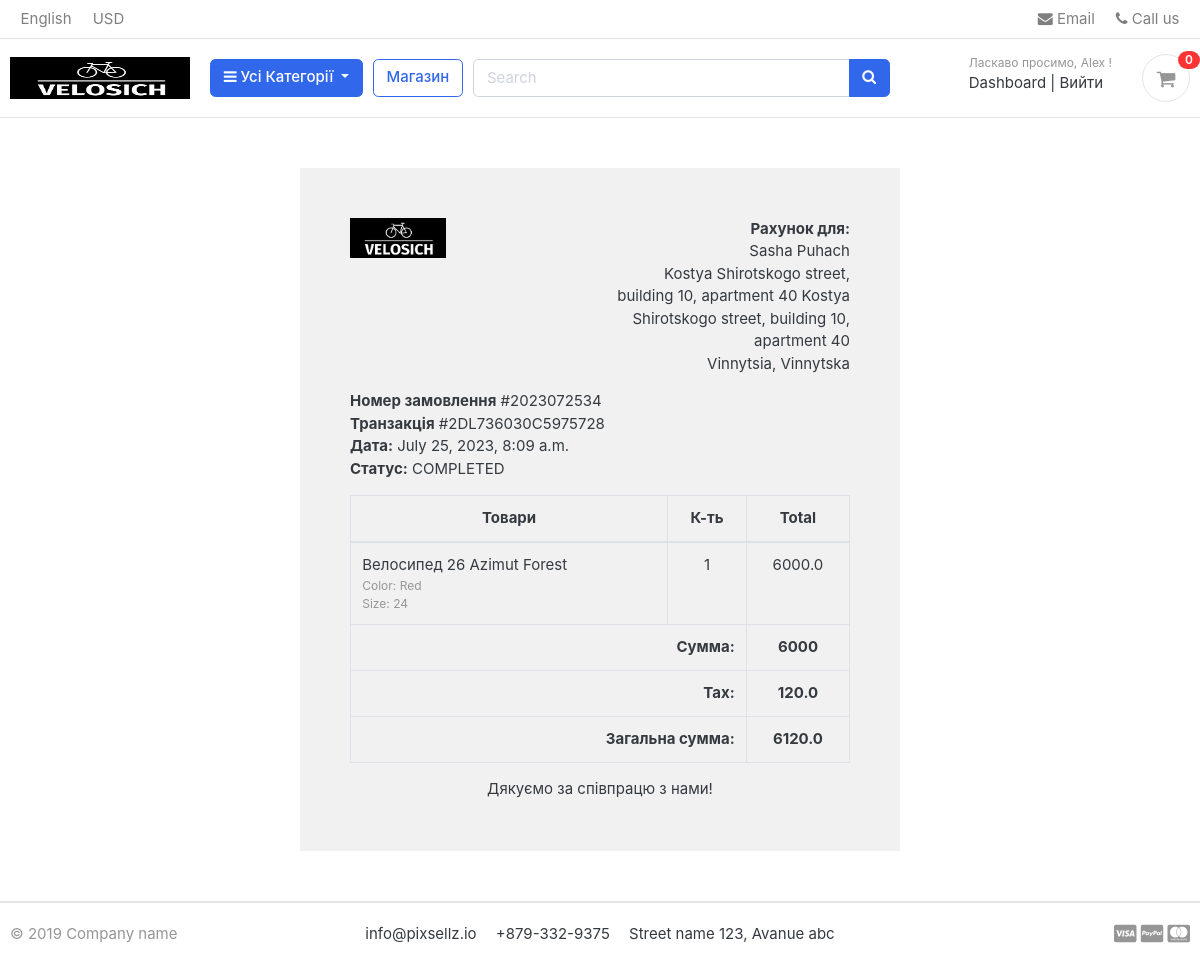
Screenshot of /accounts/order_detail/2023072534/ (signed in) with the database file from the repository.
### accounts/models.py (models this page shows, shortened)
class Account(AbstractBaseUser):
    first_name = models.CharField(max_length=50)
    last_name = models.CharField(max_length=50)
    username = models.CharField(max_length=50, unique=True)
    email = models.EmailField(max_length=100, unique=True)
    phone_number = models.CharField(max_length=50)
    date_joined = models.DateTimeField(auto_now_add=True)
    last_login = models.DateTimeField(auto_now=True)
    is_admin = models.BooleanField(default=False)
    is_staff = models.BooleanField(default=False)
    is_active = models.BooleanField(default=False)
    is_superadmin = models.BooleanField(default=False)
    USERNAME_FIELD = 'email'
    REQUIRED_FIELDS = ["username", "first_name", "last_name"]
    objects = MyAccountManager()

### orders/models.py (models this page shows, shortened)
class Order(models.Model):
    STATUS = (
        ('New', 'New'),
        ('Accepted', 'Accepted'),
        ('Completed', 'Completed'),
        ('Cancelled', 'Cancelled'),
    )
    user = models.ForeignKey(Account, on_delete=models.SET_NULL, null=True)
    payment = models.ForeignKey(Payment, on_delete=models.SET_NULL, blank=True, null=True)
    order_number = models.CharField(max_length=20)
    first_name = models.CharField(max_length=50)
    last_name = models.CharField(max_length=50)
    phone = models.CharField(max_length=15)
    email = models.EmailField(max_length=50)
    address_line_1 = models.CharField(max_length=100)
    address_line_2 = models.CharField(max_length=100, blank=True)
    state = models.CharField(max_length=50)
    city = models.CharField(max_length=50)
    order_note = models.CharField(max_length=500, blank=True)
    order_total = models.FloatField()
    tax = models.FloatField()
    status = models.CharField(max_length=10, choices=STATUS, default="New")
    ip = models.CharField(blank=True, max_length=20)
    is_ordered = models.BooleanField(default=False)
    created_at = models.DateTimeField(auto_now_add=True)
    updated_at = models.DateTimeField(auto_now=True)
    def full_name(self):
        return f"{self.first_name} {self.last_name}"
    def full_address(self):
        return f"{self.address_line_1} {self.address_line_2}"

class Payment(models.Model):
    user = models.ForeignKey(Account, on_delete=models.CASCADE)
    payment_id = models.CharField(max_length=100)
    payment_method = models.CharField(max_length=100)
    amount_paid = models.CharField(max_length=100)
    status = models.CharField(max_length=100)
    created_at = models.DateTimeField(auto_now_add=True)

class OrderProduct(models.Model):
    order = models.ForeignKey(Order, on_delete=models.CASCADE)
    payment = models.ForeignKey(Payment, on_delete=models.SET_NULL, blank=True, null=True)
    user = models.ForeignKey(Account, on_delete=models.CASCADE)
    product = models.ForeignKey(Product, on_delete=models.CASCADE)
    variation = models.ManyToManyField(Variation, blank=True)
    quantity = models.IntegerField()
    product_price = models.FloatField()
    ordered = models.BooleanField(default=False)
    created_at = models.DateTimeField(auto_now_add=True)
    updated_at = models.DateTimeField(auto_now=True)

### store/models.py (models this page shows, shortened)
class Product(models.Model):
    product_name = models.CharField(max_length=200, unique=True)
    slug = models.SlugField(max_length=200, unique=True)
    description = models.TextField(max_length=500, blank=True)
    price = models.IntegerField()
    images = models.ImageField(upload_to="photos/products")
    stock = models.IntegerField()
    is_available = models.BooleanField(default=True)
    category = models.ForeignKey(Category, on_delete=models.CASCADE)
    created_date = models.DateTimeField(auto_now_add=True)
    modified_date = models.DateTimeField(auto_now_add=True)

class Variation(models.Model):
    product = models.ForeignKey(Product, on_delete=models.CASCADE)
    variation_category = models.CharField(max_length=100, choices=variation_category_choice)
    variation_value = models.CharField(max_length=100)
    is_active = models.BooleanField(default=True)
    created_date = models.DateTimeField(auto_now=True)
    objects = VariationManager()

### accounts/views.py (the view)
# urls.py: path('order_detail/<int:order_id>/', views.order_detail, name="order_detail"),
@login_required(login_url='login')
def order_detail(request, order_id):
    order_detail = OrderProduct.objects.filter(order__order_number=order_id)
    order = Order.objects.get(order_number=order_id)
    subtotal = 0
    for i in order_detail:
        subtotal += i.product.price * i.quantity
    context = {
        'order_detail': order_detail,
        'order': order,
        'subtotal': subtotal,
    }
    return render(request, 'accounts/order_detail.html', context)

### templates/accounts/order_detail.html
{% extends 'base.html' %}
{% load static %}
{% block content %}
<div class="container" style="margin: 0 auto;width: 50%;padding: 50px;background: #f1f1f1;margin-top: 50px;margin-bottom: 50px;">
  <div class="row invoice row-printable">
      <div class="col-md-12">
          <div class="panel panel-default plain" id="dash_0">
              <div class="panel-body p30">
                  <div class="row">
                      <div class="col-lg-6">
                          <div class="invoice-logo"><img src="{% static '/images/logo-white.png' %}" alt="Invoice logo" style="max-height: 40px;"></div>
                      </div>
                      <div class="col-lg-6">
                          <div class="invoice-from">
                              <ul class="list-unstyled text-right">
                                  <li><strong>Рахунок для: </strong></li>
                                  <li>{{ order.full_name }}</li>
                                  <li>{{ order.full_address }}</li>
                                  <li>{{ order.city }}, {{ order.state }}</li>
                              </ul>
                          </div>
                      </div>
                      <div class="col-lg-12">
                          <div class="invoice-details mt25">
                              <div class="well">
                                  <ul class="list-unstyled mb0">
                                      <li><strong>Номер замовлення</strong> #{{ order.order_number }}</li>
                                      <li><strong>Транзакція</strong> #{{ order.payment.payment_id }}</li>
                                      <li><strong>Дата:</strong> {{ order.created_at }}</li>
                                      <li><strong>Статус:</strong> {{ order.payment.status }}</li>
                                  </ul>
                              </div>
                          </div>
                          <div class="invoice-items">
                              <div class="table-responsive" style="overflow: hidden; outline: none;" tabindex="0">
                                  <table class="table table-bordered">
                                      <thead>
                                          <tr>
                                              <th class="per70 text-center">Товари</th>
                                              <th class="per5 text-center">К-ть</th>
                                              <th class="per25 text-center">Total</th>
                                          </tr>
                                      </thead>
                                      <tbody>
                                        {% for item in order_detail %}
                                          <tr>
                                              <td>{{ item.product.product_name }}
                                                <p class="text-muted small">
                                                    {% if item.variation.all %}
                                                    {% for i in item.variation.all %}
                                                        {{ i.variation_category | capfirst }}: {{ i.variation_value | capfirst  }}<br>
                                                      {% endfor %}
                                                    {% endif %}
                                                  </p>
                                              </td>
                                              <td class="text-center">{{ item.quantity }}</td>
                                              <td class="text-center">{{ item.product_price }}</td>
                                          </tr>
                                          {% endfor %}
                                      </tbody>
                                      <tfoot>
                                          <tr>
                                              <th colspan="2" class="text-right">Сумма:</th>
                                              <th class="text-center">{{ subtotal }}</th>
                                          </tr>
                                          <tr>
                                              <th colspan="2" class="text-right">Tax:</th>
                                              <th class="text-center">{{ order.tax }}</th>
                                          </tr>
                                          <tr>
                                              <th colspan="2" class="text-right">Загальна сумма:</th>
                                              <th class="text-center">{{ order.order_total }}</th>
                                          </tr>
                                      </tfoot>
                                  </table>
                              </div>
                          </div>
                          <div class="invoice-footer mt25">
                              <p class="text-center">Дякуємо за співпрацю з нами!</p>
                          </div>
                      </div>
                  </div>
              </div>
          </div>
      </div>
  </div>
  </div>
{% endblock %}

### templates/base.html (shortened to what this page needs)
{% load static %}
<!DOCTYPE HTML>
<html lang="en">
<head>
<link href="{% static 'css/bootstrap.css' %}" rel="stylesheet" type="text/css"/>
<link href="{% static 'fonts/fontawesome/css/all.min.css' %}" type="text/css" rel="stylesheet">
<link href="{% static 'css/ui.css' %}" rel="stylesheet" type="text/css"/>
<link href="{% static 'css/responsive.css' %}" rel="stylesheet" media="only screen and (max-width: 1200px)" />
<link href="{% static 'css/custom.css' %}" rel="stylesheet" type="text/css"/>
<link rel="stylesheet" href="https://cdnjs.cloudflare.com/ajax/libs/font-awesome/4.7.0/css/font-awesome.min.css">
</head>
<body>
  {% include 'includes/navbar.html' %}
  {% block content %}
  {% endblock %}
  {% include 'includes/footer.html' %}

### templates/includes/navbar.html (shortened to what this page needs)
{% load static %}
<header class="section-header">
  <nav class="navbar p-md-0 navbar-expand-sm navbar-light border-bottom">
  <div class="container">
    <div class="collapse navbar-collapse" id="navbarTop4">
      <ul class="navbar-nav mr-auto">
        <li class="nav-item dropdown">
         <a href="#" class="nav-link">   English </a>
      </li>
      <li class="nav-item dropdown">
        <a href="#" class="nav-link"> USD </a>
      </li>
      </ul>
      <ul class="navbar-nav">
      <li><a href="#" class="nav-link"> <i class="fa fa-envelope"></i> Email </a></li>
      <li><a href="#" class="nav-link"> <i class="fa fa-phone"></i> Call us </a></li>
    </ul>
    </div>
  </div>
  </nav>
  <section class="header-main border-bottom">
    <div class="container">
  <div class="row align-items-center">
    <div class="col-lg-2 col-md-3 col-6">
      <a href="{% url 'home' %}" class="brand-wrap">
        <img class="logo" src="{% static 'images/logo-white.png' %}" style="width: 180px;" alt="logo">
      </a>
    </div>
    <div class="col-lg col-sm col-md col-6 flex-grow-0">
      <div class="category-wrap dropdown d-inline-block float-right">
        <button type="button" class="btn btn-primary dropdown-toggle" data-toggle="dropdown">
          <i class="fa fa-bars"></i> Усі Категорії
        </button>
      </div>
    </div>
    <a href="{% url 'store' %}" class="btn btn-outline-primary">Магазин</a>
    <div class="col-lg  col-md-6 col-sm-12 col">
      <form action="{% url 'search' %}" class="search" method="GET">
        <div class="input-group w-100">
            <input type="text" class="form-control" style="width:60%;" placeholder="Search" name="keyword">
            <div class="input-group-append">
              <button class="btn btn-primary" type="submit">
                <i class="fa fa-search"></i>
              </button>
            </div>
          </div>
      </form>
    </div>
    <div class="col-lg-3 col-sm-6 col-8 order-2 order-lg-3">
          <div class="d-flex justify-content-end mb-3 mb-lg-0">
            {% if user.id is None %}
            <div class="widget-header">
              <small class="title text-muted">Ласкаво просимо, гість!</small>
              <div>
                <a href="{% url 'login' %}">Увійти</a> <span class="dark-transp"> | </span>
                <a href="{% url 'register' %}"> Зареєструватися</a>
              </div>
            </div>
            {% else %}
            <div class="widget-header">
              <small class="title text-muted">Ласкаво просимо, {{user.first_name}} !</small>
              <div>
                <a href="{% url 'dashboard' %}">Dashboard</a> <span class="dark-transp"> | </span>
                <a href="{% url 'logout' %}"> Вийти</a>
              </div>
            </div>
            {% endif %}
            <a href="{% url 'cart' %}" class="widget-header pl-3 ml-3">
              <div class="icon icon-sm rounded-circle border"><i class="fa fa-shopping-cart"></i></div>
              <span class="badge badge-pill badge-danger notify">{{ cart_count }}</span>
            </a>
          </div>
        </div>
  </div>
    </div>
  </section>
  </header>

### templates/includes/footer.html (shortened to what this page needs)
<footer class="section-footer border-top">
	<div class="container">
		<section class="footer-bottom border-top row">
			<div class="col-md-2">
				<p class="text-muted"> &copy 2019 Company name </p>
			</div>
			<div class="col-md-8 text-md-center">
				<span  class="px-2">info@pixsellz.io</span>
				<span  class="px-2">+879-332-9375</span>
				<span  class="px-2">Street name 123, Avanue abc</span>
			</div>
			<div class="col-md-2 text-md-right text-muted">
				<i class="fab fa-lg fa-cc-visa"></i>
				<i class="fab fa-lg fa-cc-paypal"></i>
				<i class="fab fa-lg fa-cc-mastercard"></i>
			</div>
		</section>
	</div>
</footer>

### rows the page displays
Account: first_name "Alex"
Order: full_name "Sasha Puhach", full_address "Kostya Shirotskogo street, building 10, apartment 40 Kostya Shirotskogo street, building 10, apartment 40", city "Vinnytsia", state "Vinnytska", order_number "2023072534", payment.payment_id "2DL736030C5975728", created_at "July 25, 2023, 8:09 a.m.", payment.status "COMPLETED", tax "120.0", order_total "6120.0"
OrderProduct: product.product_name "Велосипед 26 Azimut Forest", quantity "1", product_price "6000.0"
Variation: variation_category "Color", variation_value "Red"
Variation: variation_category "Size", variation_value "24"

### other values shown
{{ cart_count }} "0"
{{ subtotal }} "6000"
